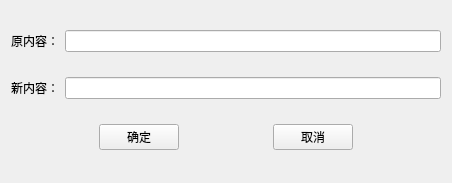
<?xml version="1.0" encoding="UTF-8"?>
<ui version="4.0">
 <class>editwidget</class>
 <widget class="QWidget" name="editwidget">
  <property name="geometry">
   <rect>
    <x>0</x>
    <y>0</y>
    <width>452</width>
    <height>183</height>
   </rect>
  </property>
  <property name="windowTitle">
   <string>editwidget</string>
  </property>
  <layout class="QVBoxLayout" name="verticalLayout">
   <item>
    <layout class="QHBoxLayout" name="horizontalLayout">
     <item>
      <widget class="QLabel" name="label">
       <property name="text">
        <string>原内容：</string>
       </property>
      </widget>
     </item>
     <item>
      <widget class="QLineEdit" name="lineEdit">
       <property name="readOnly">
        <bool>true</bool>
       </property>
      </widget>
     </item>
    </layout>
   </item>
   <item>
    <layout class="QHBoxLayout" name="horizontalLayout_2">
     <item>
      <widget class="QLabel" name="label_2">
       <property name="text">
        <string>新内容：</string>
       </property>
      </widget>
     </item>
     <item>
      <widget class="QLineEdit" name="lineEdit_2"/>
     </item>
    </layout>
   </item>
   <item>
    <layout class="QHBoxLayout" name="horizontalLayout_3">
     <item>
      <spacer name="horizontalSpacer">
       <property name="orientation">
        <enum>Qt::Horizontal</enum>
       </property>
       <property name="sizeHint" stdset="0">
        <size>
         <width>40</width>
         <height>20</height>
        </size>
       </property>
      </spacer>
     </item>
     <item>
      <widget class="QPushButton" name="pushButton">
       <property name="text">
        <string>确定</string>
       </property>
      </widget>
     </item>
     <item>
      <spacer name="horizontalSpacer_2">
       <property name="orientation">
        <enum>Qt::Horizontal</enum>
       </property>
       <property name="sizeHint" stdset="0">
        <size>
         <width>40</width>
         <height>20</height>
        </size>
       </property>
      </spacer>
     </item>
     <item>
      <widget class="QPushButton" name="pushButton_2">
       <property name="text">
        <string>取消</string>
       </property>
      </widget>
     </item>
     <item>
      <spacer name="horizontalSpacer_3">
       <property name="orientation">
        <enum>Qt::Horizontal</enum>
       </property>
       <property name="sizeHint" stdset="0">
        <size>
         <width>40</width>
         <height>20</height>
        </size>
       </property>
      </spacer>
     </item>
    </layout>
   </item>
  </layout>
 </widget>
 <layoutdefault spacing="6" margin="11"/>
 <resources/>
 <connections/>
</ui>
